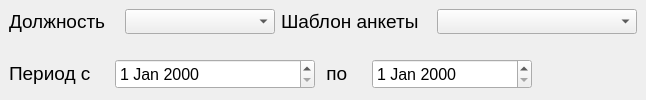
                  <widget class="QWidget" name="afiltersWidget" native="true">
                   <layout class="QVBoxLayout" name="verticalLayout_49">
                    <property name="spacing">
                     <number>0</number>
                    </property>
                    <property name="leftMargin">
                     <number>0</number>
                    </property>
                    <property name="topMargin">
                     <number>0</number>
                    </property>
                    <property name="rightMargin">
                     <number>0</number>
                    </property>
                    <property name="bottomMargin">
                     <number>0</number>
                    </property>
                    <item alignment="Qt::AlignLeft|Qt::AlignTop">
                     <widget class="QWidget" name="widget_36" native="true">
                      <property name="minimumSize">
                       <size>
                        <width>0</width>
                        <height>0</height>
                       </size>
                      </property>
                      <layout class="QHBoxLayout" name="horizontalLayout_42">
                       <item>
                        <widget class="QLabel" name="label60">
                         <property name="minimumSize">
                          <size>
                           <width>110</width>
                           <height>25</height>
                          </size>
                         </property>
                         <property name="maximumSize">
                          <size>
                           <width>110</width>
                           <height>25</height>
                          </size>
                         </property>
                         <property name="font">
                          <font>
                           <pointsize>14</pointsize>
                          </font>
                         </property>
                         <property name="text">
                          <string>Должность</string>
                         </property>
                        </widget>
                       </item>
                       <item>
                        <widget class="QComboBox" name="comboBox">
                         <property name="minimumSize">
                          <size>
                           <width>150</width>
                           <height>25</height>
                          </size>
                         </property>
                         <property name="font">
                          <font>
                           <pointsize>14</pointsize>
                          </font>
                         </property>
                        </widget>
                       </item>
                       <item>
                        <widget class="QLabel" name="label_9">
                         <property name="minimumSize">
                          <size>
                           <width>150</width>
                           <height>25</height>
                          </size>
                         </property>
                         <property name="maximumSize">
                          <size>
                           <width>150</width>
                           <height>25</height>
                          </size>
                         </property>
                         <property name="font">
                          <font>
                           <pointsize>14</pointsize>
                          </font>
                         </property>
                         <property name="text">
                          <string>Шаблон анкеты</string>
                         </property>
                        </widget>
                       </item>
                       <item>
                        <widget class="QComboBox" name="comboBox_2">
                         <property name="minimumSize">
                          <size>
                           <width>200</width>
                           <height>25</height>
                          </size>
                         </property>
                         <property name="maximumSize">
                          <size>
                           <width>200</width>
                           <height>25</height>
                          </size>
                         </property>
                         <property name="font">
                          <font>
                           <pointsize>14</pointsize>
                          </font>
                         </property>
                        </widget>
                       </item>
                      </layout>
                     </widget>
                    </item>
                    <item alignment="Qt::AlignLeft|Qt::AlignTop">
                     <widget class="QWidget" name="widget_38" native="true">
                      <property name="minimumSize">
                       <size>
                        <width>0</width>
                        <height>0</height>
                       </size>
                      </property>
                      <layout class="QHBoxLayout" name="horizontalLayout_43">
                       <item alignment="Qt::AlignLeft">
                        <widget class="QLabel" name="label_20">
                         <property name="minimumSize">
                          <size>
                           <width>100</width>
                           <height>25</height>
                          </size>
                         </property>
                         <property name="maximumSize">
                          <size>
                           <width>60</width>
                           <height>25</height>
                          </size>
                         </property>
                         <property name="font">
                          <font>
                           <pointsize>14</pointsize>
                          </font>
                         </property>
                         <property name="text">
                          <string>Период с </string>
                         </property>
                        </widget>
                       </item>
                       <item>
                        <widget class="QWidget" name="widget_46" native="true">
                         <property name="minimumSize">
                          <size>
                           <width>120</width>
                           <height>0</height>
                          </size>
                         </property>
                         <layout class="QVBoxLayout" name="verticalLayout_59">
                          <property name="spacing">
                           <number>0</number>
                          </property>
                          <property name="leftMargin">
                           <number>0</number>
                          </property>
                          <property name="topMargin">
                           <number>0</number>
                          </property>
                          <property name="rightMargin">
                           <number>0</number>
                          </property>
                          <property name="bottomMargin">
                           <number>0</number>
                          </property>
                          <item>
                           <widget class="QDateEdit" name="dateEdit">
                            <property name="minimumSize">
                             <size>
                              <width>200</width>
                              <height>30</height>
                             </size>
                            </property>
                            <property name="maximumSize">
                             <size>
                              <width>200</width>
                              <height>30</height>
                             </size>
                            </property>
                            <property name="font">
                             <font>
                              <pointsize>12</pointsize>
                             </font>
                            </property>
                           </widget>
                          </item>
                         </layout>
                        </widget>
                       </item>
                       <item alignment="Qt::AlignLeft">
                        <widget class="QLabel" name="label_25">
                         <property name="minimumSize">
                          <size>
                           <width>45</width>
                           <height>25</height>
                          </size>
                         </property>
                         <property name="maximumSize">
                          <size>
                           <width>45</width>
                           <height>25</height>
                          </size>
                         </property>
                         <property name="font">
                          <font>
                           <pointsize>14</pointsize>
                          </font>
                         </property>
                         <property name="text">
                          <string> по</string>
                         </property>
                        </widget>
                       </item>
                       <item>
                        <widget class="QWidget" name="widget_47" native="true">
                         <property name="minimumSize">
                          <size>
                           <width>120</width>
                           <height>0</height>
                          </size>
                         </property>
                         <layout class="QVBoxLayout" name="verticalLayout_60">
                          <property name="spacing">
                           <number>0</number>
                          </property>
                          <property name="leftMargin">
                           <number>0</number>
                          </property>
                          <property name="topMargin">
                           <number>0</number>
                          </property>
                          <property name="rightMargin">
                           <number>0</number>
                          </property>
                          <property name="bottomMargin">
                           <number>0</number>
                          </property>
                          <item>
                           <widget class="QDateEdit" name="dateEdit_2">
                            <property name="minimumSize">
                             <size>
                              <width>160</width>
                              <height>30</height>
                             </size>
                            </property>
                            <property name="maximumSize">
                             <size>
                              <width>160</width>
                              <height>30</height>
                             </size>
                            </property>
                            <property name="font">
                             <font>
                              <pointsize>12</pointsize>
                             </font>
                            </property>
                           </widget>
                          </item>
                         </layout>
                        </widget>
                       </item>
                      </layout>
                     </widget>
                    </item>
                   </layout>
                  </widget>
